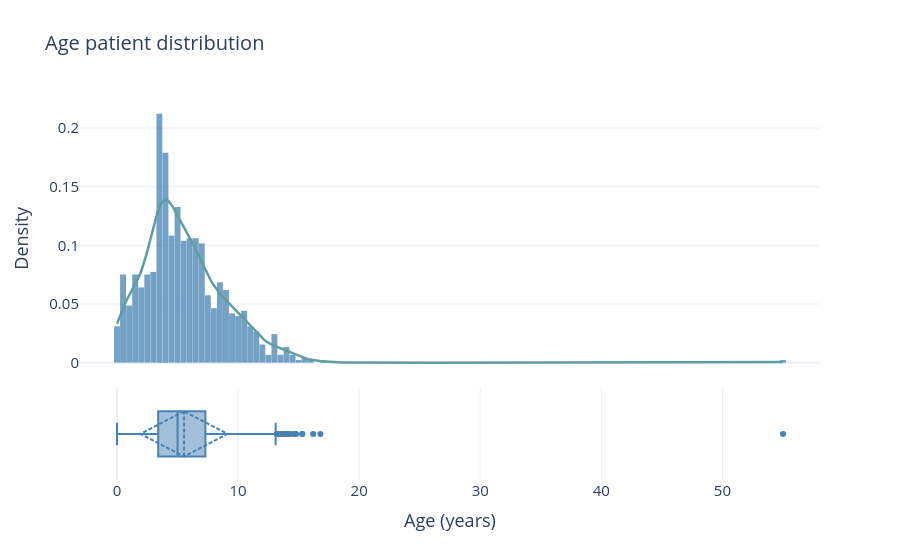

The notebook cell this image was saved under:
### Markdown cell above
### 3.3. Age distribution

### Code cell
# --- 1. Datos ---
ages = df_all.groupby(["patient_id", "age"])["age"].mean().dropna()

# --- 2. Estimar KDE ---
kde = gaussian_kde(ages)
x_kde = np.linspace(ages.min(), ages.max(), 300)
y_kde = kde(x_kde)

# --- 3. Crear figura: 2 filas, eje X compartido ---
fig = make_subplots(
    rows=2, cols=1,
    shared_xaxes=True,
    row_heights=[0.75, 0.25],   # histograma más grande, boxplot como "resumen" fino
    vertical_spacing=0.03,
)

# --- Histograma (normalizado a densidad para que la escala coincida con la KDE) ---
fig.add_trace(
    go.Histogram(
        x=ages,
        histnorm="probability density",
        name="Duration",
        marker_color="steelblue",
        opacity=0.75,
        showlegend=False,
    ),
    row=1, col=1
)

# --- KDE ---
fig.add_trace(
    go.Scatter(
        x=x_kde,
        y=y_kde,
        mode="lines",
        name="KDE",
        line=dict(color="cadetblue", width=2.5),
        showlegend=False,
    ),
    row=1, col=1
)

# --- Boxplot horizontal ---
fig.add_trace(
    go.Box(
        x=ages,
        name="Duration",
        marker_color="steelblue",
        line_color="steelblue",
        boxpoints="outliers",   # muestra outliers como puntos
        showlegend=False,
        boxmean="sd"
    ),
    row=2, col=1
)

# --- 4. Layout ---
fig.update_layout(
    template="plotly_white",
    title_text="Age patient distribution",
    font=dict(size=15),
    title_font=dict(size=20),
    bargap=0.02,
)
fig.update_yaxes(title_text="Density", row=1, col=1)
fig.update_yaxes(showticklabels=False, row=2, col=1)
fig.update_xaxes(title_text="Age (years)", row=2, col=1)

fig.show()
fig.write_image("assets/age_patient_distribution.png", scale=5)

### Figure 1 — Plotly figure (JSON) as saved in the notebook; plotly's stock layout.template omitted (floating-point values rounded to 4 significant figures; data arrays with more than 128 entries replaced by an {"elided": "..."} marker saying what was removed)
{"data": [{"histnorm": "probability density", "marker": {"color": "steelblue"}, "name": "Duration", "opacity": 0.75, "showlegend": false, "type": "histogram", "x": {"elided": "905 float values"}, "xaxis": "x", "yaxis": "y"}, {"line": {"color": "cadetblue", "width": 2.5}, "mode": "lines", "name": "KDE", "showlegend": false, "type": "scatter", "x": {"elided": "300 float values"}, "xaxis": "x", "y": {"elided": "300 float values"}, "yaxis": "y"}, {"boxmean": "sd", "boxpoints": "outliers", "line": {"color": "steelblue"}, "marker": {"color": "steelblue"}, "name": "Duration", "showlegend": false, "type": "box", "x": {"elided": "905 float values"}, "xaxis": "x2", "yaxis": "y2"}], "layout": {"bargap": 0.02, "font": {"size": 15}, "title": {"font": {"size": 20}, "text": "Age patient distribution"}, "xaxis": {"anchor": "y", "domain": [0, 1], "matches": "x2", "showticklabels": false}, "xaxis2": {"anchor": "y2", "domain": [0, 1], "title": {"text": "Age (years)"}}, "yaxis": {"anchor": "x", "domain": [0.2725, 1], "title": {"text": "Density"}}, "yaxis2": {"anchor": "x2", "domain": [0, 0.2425], "showticklabels": false}}}
